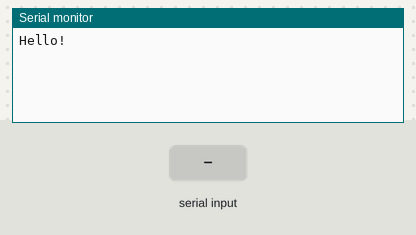
This sketch was run on a simulated Arduino Mega 2560, built with avr-gcc and run on an emulated ATmega2560. On the bench: the last lines printed to the serial monitor. The test bench sets the inputs (shaded band).

Above: at 1.2 s.
1.3 s: "1" received over the second serial link
At 2.5 s:
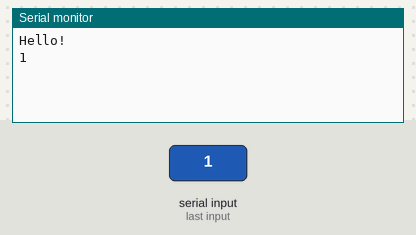
2.8 s: "0" received over the second serial link
At 3.7 s:
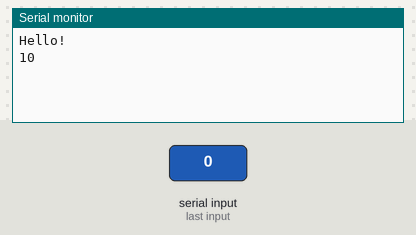

Measured:
- after the input at 1.3 s, the serial monitor: prints a new line at once (image 1)
- after the input at 2.8 s, the serial monitor: prints a new line at once (image 2)

The sketch:

mega_bluetooth.ino
```cpp
//주의!!!!
//18핀 ->Tx
//19핀 -> Rx

void setup() {
  // put your setup code here, to run once:
  Serial.begin(9600);
  Serial.println("Hello!");
  Serial1.begin(9600);
}

void loop() {

  // put your main code here, to run repeatedly:
  if (Serial1.available()) {
    Serial.write(Serial1.read());
  }
  // Serial –> Data –> BT
  if (Serial.available()) {
    Serial1.write(Serial.read());
 }
}
```
